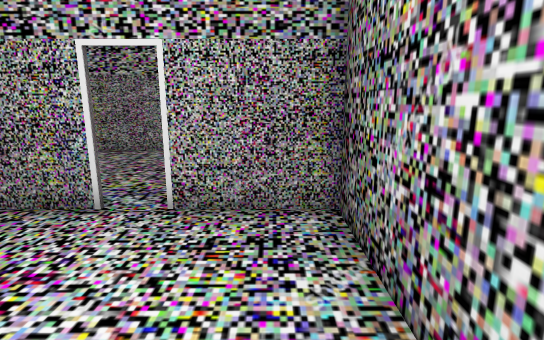
View 1 (above)

19 first-person views from a walk through a 3-D level made in the Unity game engine. The camera is 1.53 m above the floor, tilts 12° down and sees 80° across. The floor is counted in squares, 0.72 m on a side. Each view is taken from the middle of a square. On the plan, view 1 faces up. The plan holds only what a view shows up to about 18 squares ahead; the rest is blank. The place goes on beyond the plan. The player is left out. Door leaves are left out, so doorways stand open. Some surface patterns are stand-ins.

View 2
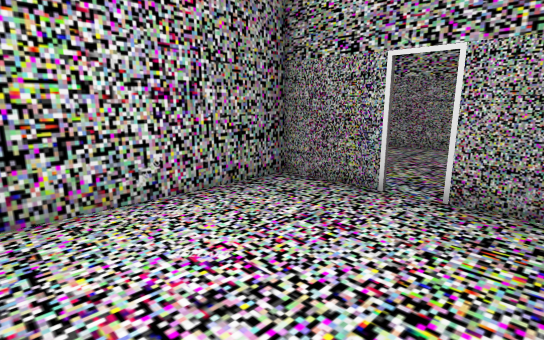

View 3
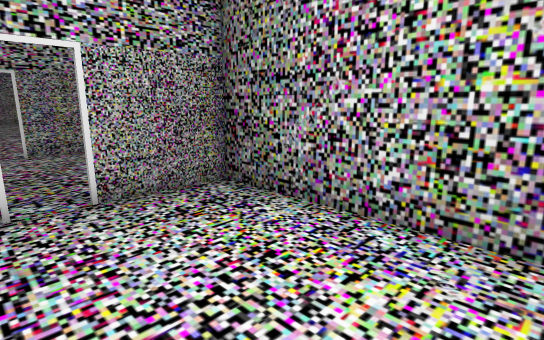

View 4
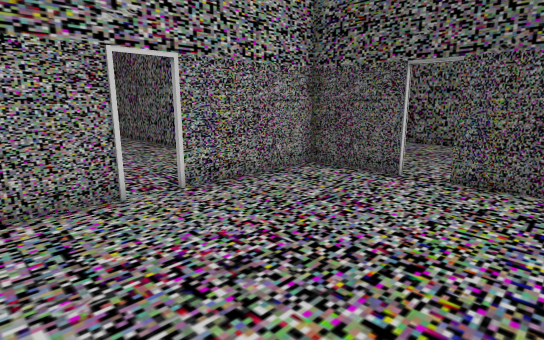

View 5
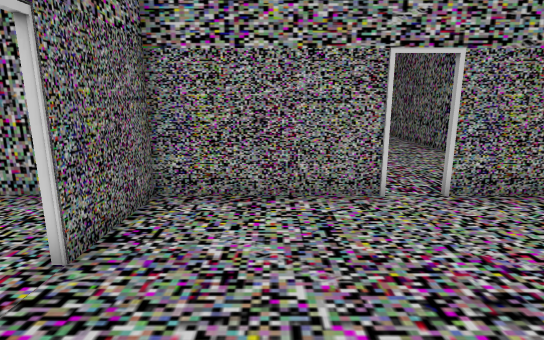

View 6
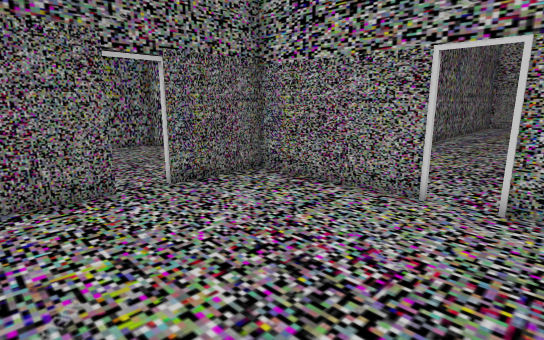

View 7
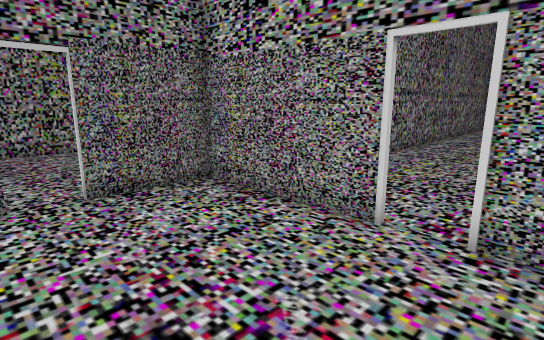

View 8
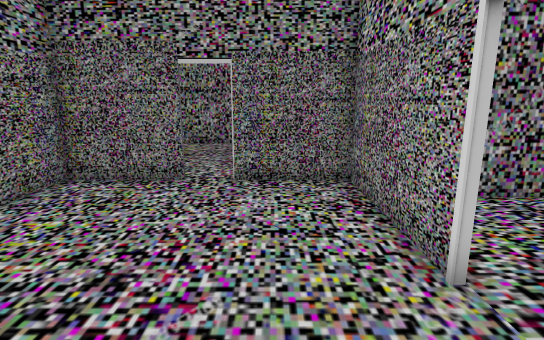

View 9
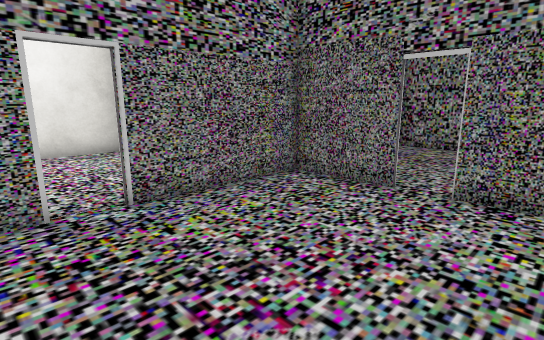

View 10
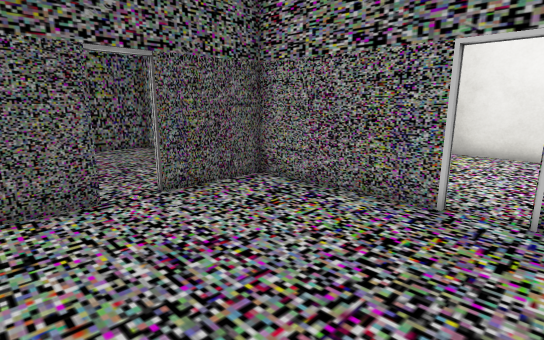

View 11
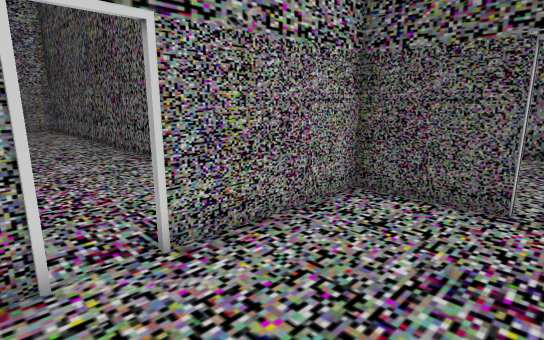

View 12
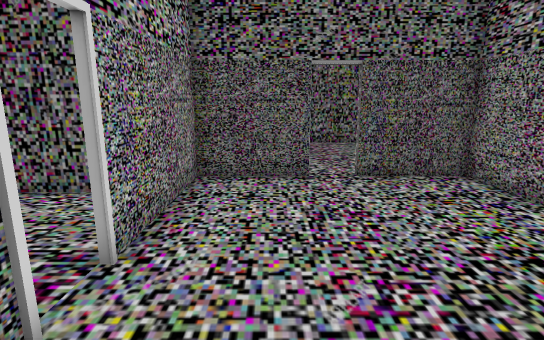

View 13
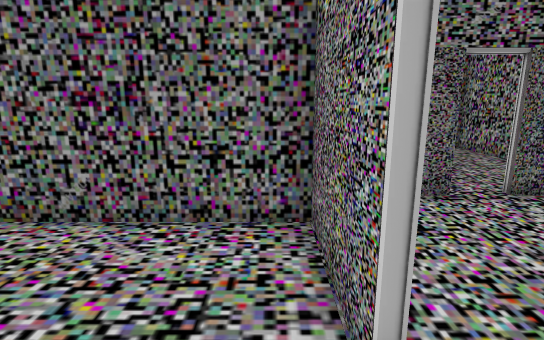

View 14
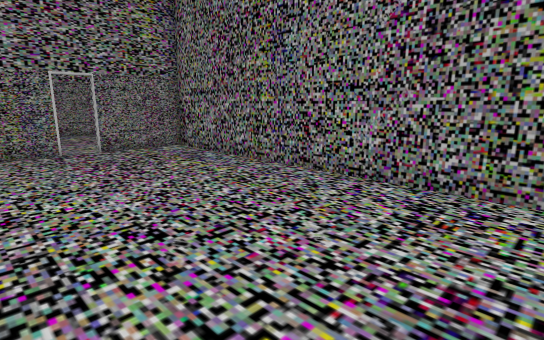

View 15
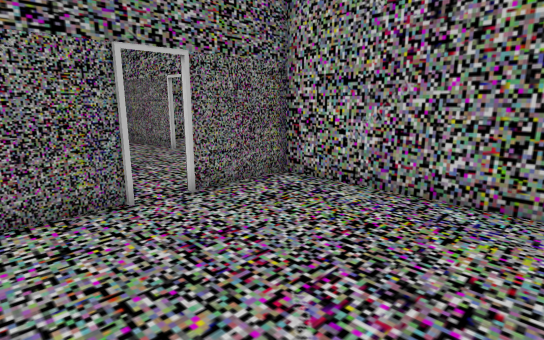

View 16
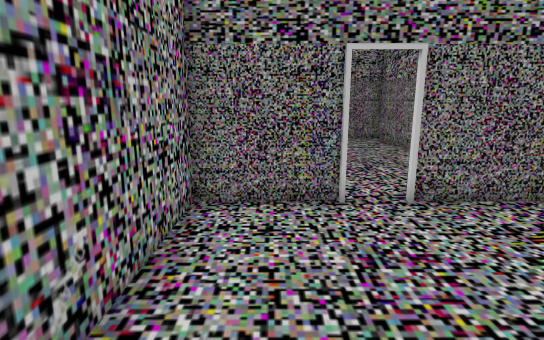

View 17
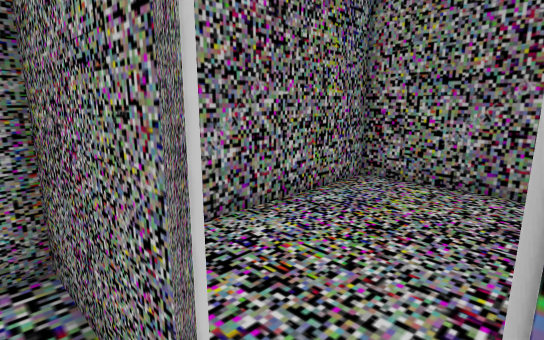

View 18
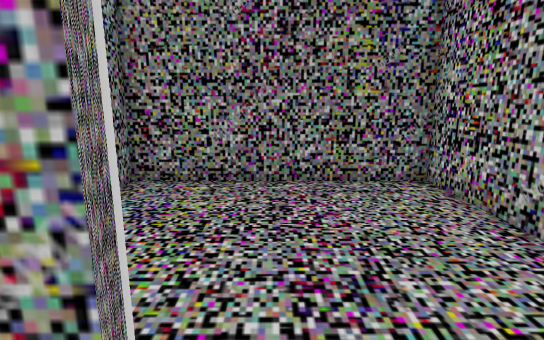

View 19
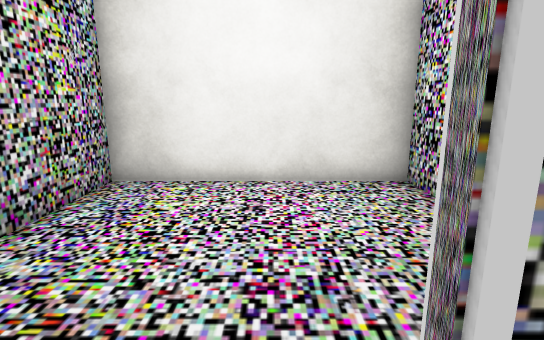

### Floor plan
Points are (right, up) in squares from view 1. A wall is a line through its corners. A room is listed if a view was taken in it or the views show most of it. See-through windows are left out.
Room 1 (views 1, 2, 3)
walls: (-3.4, 6.2) (-6.7, 6.2) (-6.7, -1.6) (1.4, -1.6) (1.4, 6.2) (-2.1, 6.2)
ways out: open door at (-2.5, 6) to room 2
Room 2 (views 4, 5, 6, 7, 8, 9, 10, 11, 12, 17, 18, 19)
walls: (-2.1, 6.4) (3.1, 6.4); (-3.4, 14.2) (-8.7, 14.2) (-8.7, 10.9); (-8.7, 9.6) (-8.7, 6.4) (-3.4, 6.4); (3.1, 10.9) (3.1, 14.2) (-2.1, 14.2); (3.1, 6.2) (3.1, 9.6)
ways out: open door at (-2.5, 6) to room 1; open door at (-2.5, 14) to room 3; open door at (3, 10.5) to room 4; open door at (-9, 10.5) to room 5
Room 3 (views 13, 14)
walls: (-2.1, 14.3) (1.6, 14.3) (1.6, 29.5); (-7.3, 28.8) (-7.3, 14.3) (-3.4, 14.3)
ways out: open door at (-2.5, 14) to room 2
Room 4 (views 15, 16)
walls: (3.3, 9.6) (3.3, 6.2); (9.5, 14.3) (3.3, 14.3) (3.3, 10.9); (3.1, 6.4) (11, 6.4) (11, 14.1)
ways out: open door at (3, 10.5) to room 2
Room 5 (no view inside)
walls: (-11.3, 14.2) (-16.6, 14.2) (-16.6, 6.2) (-11, 6.2)
ways out: open door at (-9, 10.5) to room 2

Where each view was taken, in squares from view 1:
view 1: 0 up, 0 right, facing up
view 2: 1 down, 0 right, facing up-left
view 3: 1 down, 4 left, facing up-right
view 4: 7 up, 6 left, facing up-right
view 5: 7 up, 6 left, facing up
view 6: 7 up, 1 left, facing up-left
view 7: 9 up, 1 left, facing up-left
view 8: 12 up, 0 right, facing left
view 9: 13 up, 1 left, facing down-left
view 10: 13 up, 4 left, facing down-right
view 11: 10 up, 4 left, facing up-right
view 12: 12 up, 6 left, facing right
view 13: 15 up, 4 left, facing right
view 14: 29 up, 1 right, facing down-left
view 15: 7 up, 10 right, facing up-left
view 16: 8 up, 10 right, facing left
view 17: 11 up, 8 left, facing down-left
view 18: 10 up, 8 left, facing left
view 19: 7 up, 3 left, facing down
